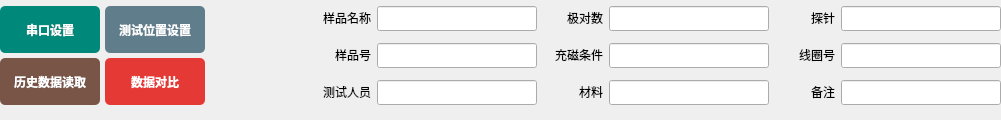
        <widget class="QWidget" name="widget_information" native="true">
         <property name="sizePolicy">
          <sizepolicy hsizetype="Preferred" vsizetype="Fixed">
           <horstretch>0</horstretch>
           <verstretch>0</verstretch>
          </sizepolicy>
         </property>
         <property name="minimumSize">
          <size>
           <width>0</width>
           <height>120</height>
          </size>
         </property>
         <property name="maximumSize">
          <size>
           <width>16777215</width>
           <height>16777215</height>
          </size>
         </property>
         <property name="font">
          <font>
           <family>Adobe 宋体 Std L</family>
          </font>
         </property>
         <property name="layoutDirection">
          <enum>Qt::LeftToRight</enum>
         </property>
         <layout class="QGridLayout" name="gridLayout">
          <property name="leftMargin">
           <number>0</number>
          </property>
          <property name="topMargin">
           <number>0</number>
          </property>
          <property name="rightMargin">
           <number>0</number>
          </property>
          <property name="bottomMargin">
           <number>7</number>
          </property>
          <item row="1" column="6">
           <widget class="QLabel" name="label_coilCode">
            <property name="sizePolicy">
             <sizepolicy hsizetype="Fixed" vsizetype="Fixed">
              <horstretch>0</horstretch>
              <verstretch>0</verstretch>
             </sizepolicy>
            </property>
            <property name="minimumSize">
             <size>
              <width>60</width>
              <height>0</height>
             </size>
            </property>
            <property name="text">
             <string>线圈号</string>
            </property>
            <property name="alignment">
             <set>Qt::AlignRight|Qt::AlignTrailing|Qt::AlignVCenter</set>
            </property>
           </widget>
          </item>
          <item row="2" column="3">
           <widget class="QLineEdit" name="lineEdit_tester">
            <property name="sizePolicy">
             <sizepolicy hsizetype="Fixed" vsizetype="Fixed">
              <horstretch>0</horstretch>
              <verstretch>0</verstretch>
             </sizepolicy>
            </property>
            <property name="minimumSize">
             <size>
              <width>160</width>
              <height>0</height>
             </size>
            </property>
            <property name="alignment">
             <set>Qt::AlignLeading|Qt::AlignLeft|Qt::AlignVCenter</set>
            </property>
           </widget>
          </item>
          <item row="1" column="1">
           <widget class="QLabel" name="label_sampleCode">
            <property name="sizePolicy">
             <sizepolicy hsizetype="Fixed" vsizetype="Fixed">
              <horstretch>0</horstretch>
              <verstretch>0</verstretch>
             </sizepolicy>
            </property>
            <property name="minimumSize">
             <size>
              <width>60</width>
              <height>0</height>
             </size>
            </property>
            <property name="text">
             <string>样品号</string>
            </property>
            <property name="alignment">
             <set>Qt::AlignRight|Qt::AlignTrailing|Qt::AlignVCenter</set>
            </property>
           </widget>
          </item>
          <item row="2" column="5">
           <widget class="QLineEdit" name="lineEdit_material">
            <property name="sizePolicy">
             <sizepolicy hsizetype="Fixed" vsizetype="Fixed">
              <horstretch>0</horstretch>
              <verstretch>0</verstretch>
             </sizepolicy>
            </property>
            <property name="minimumSize">
             <size>
              <width>160</width>
              <height>0</height>
             </size>
            </property>
            <property name="alignment">
             <set>Qt::AlignLeading|Qt::AlignLeft|Qt::AlignVCenter</set>
            </property>
           </widget>
          </item>
          <item row="0" column="1">
           <widget class="QLabel" name="label_sampleName">
            <property name="sizePolicy">
             <sizepolicy hsizetype="Fixed" vsizetype="Fixed">
              <horstretch>0</horstretch>
              <verstretch>0</verstretch>
             </sizepolicy>
            </property>
            <property name="minimumSize">
             <size>
              <width>60</width>
              <height>0</height>
             </size>
            </property>
            <property name="text">
             <string>样品名称</string>
            </property>
            <property name="alignment">
             <set>Qt::AlignRight|Qt::AlignTrailing|Qt::AlignVCenter</set>
            </property>
           </widget>
          </item>
          <item row="2" column="6">
           <widget class="QLabel" name="label_remark">
            <property name="sizePolicy">
             <sizepolicy hsizetype="Fixed" vsizetype="Fixed">
              <horstretch>0</horstretch>
              <verstretch>0</verstretch>
             </sizepolicy>
            </property>
            <property name="minimumSize">
             <size>
              <width>60</width>
              <height>0</height>
             </size>
            </property>
            <property name="text">
             <string>备注</string>
            </property>
            <property name="alignment">
             <set>Qt::AlignRight|Qt::AlignTrailing|Qt::AlignVCenter</set>
            </property>
           </widget>
          </item>
          <item row="2" column="4">
           <widget class="QLabel" name="label_matertial">
            <property name="sizePolicy">
             <sizepolicy hsizetype="Fixed" vsizetype="Fixed">
              <horstretch>0</horstretch>
              <verstretch>0</verstretch>
             </sizepolicy>
            </property>
            <property name="minimumSize">
             <size>
              <width>60</width>
              <height>0</height>
             </size>
            </property>
            <property name="text">
             <string>材料</string>
            </property>
            <property name="alignment">
             <set>Qt::AlignRight|Qt::AlignTrailing|Qt::AlignVCenter</set>
            </property>
           </widget>
          </item>
          <item row="0" column="6">
           <widget class="QLabel" name="label_probe">
            <property name="sizePolicy">
             <sizepolicy hsizetype="Fixed" vsizetype="Fixed">
              <horstretch>0</horstretch>
              <verstretch>0</verstretch>
             </sizepolicy>
            </property>
            <property name="minimumSize">
             <size>
              <width>60</width>
              <height>0</height>
             </size>
            </property>
            <property name="text">
             <string>探针</string>
            </property>
            <property name="alignment">
             <set>Qt::AlignRight|Qt::AlignTrailing|Qt::AlignVCenter</set>
            </property>
           </widget>
          </item>
          <item row="0" column="5">
           <widget class="QLineEdit" name="lineEdit_polarNum">
            <property name="sizePolicy">
             <sizepolicy hsizetype="Fixed" vsizetype="Fixed">
              <horstretch>0</horstretch>
              <verstretch>0</verstretch>
             </sizepolicy>
            </property>
            <property name="minimumSize">
             <size>
              <width>160</width>
              <height>0</height>
             </size>
            </property>
            <property name="alignment">
             <set>Qt::AlignLeading|Qt::AlignLeft|Qt::AlignVCenter</set>
            </property>
           </widget>
          </item>
          <item row="0" column="0" rowspan="3">
           <widget class="QWidget" name="widget_button" native="true">
            <property name="minimumSize">
             <size>
              <width>100</width>
              <height>0</height>
             </size>
            </property>
            <layout class="QGridLayout" name="gridLayout_2">
             <property name="leftMargin">
              <number>0</number>
             </property>
             <property name="topMargin">
              <number>0</number>
             </property>
             <property name="rightMargin">
              <number>0</number>
             </property>
             <property name="bottomMargin">
              <number>0</number>
             </property>
             <property name="spacing">
              <number>5</number>
             </property>
             <item row="1" column="1">
              <widget class="QPushButton" name="pushButton_measure_compare">
               <property name="sizePolicy">
                <sizepolicy hsizetype="Maximum" vsizetype="Preferred">
                 <horstretch>0</horstretch>
                 <verstretch>0</verstretch>
                </sizepolicy>
               </property>
               <property name="minimumSize">
                <size>
                 <width>100</width>
                 <height>0</height>
                </size>
               </property>
               <property name="maximumSize">
                <size>
                 <width>400</width>
                 <height>16777215</height>
                </size>
               </property>
               <property name="styleSheet">
                <string notr="true">QPushButton { background-color: #E53935; color: white; font-weight: bold; border-radius: 5px; } QPushButton:hover { background-color: #EF5350; }</string>
               </property>
               <property name="text">
                <string>数据对比</string>
               </property>
              </widget>
             </item>
             <item row="0" column="1">
              <widget class="QPushButton" name="pushButton_measure_setting">
               <property name="sizePolicy">
                <sizepolicy hsizetype="Maximum" vsizetype="Preferred">
                 <horstretch>0</horstretch>
                 <verstretch>0</verstretch>
                </sizepolicy>
               </property>
               <property name="minimumSize">
                <size>
                 <width>100</width>
                 <height>0</height>
                </size>
               </property>
               <property name="maximumSize">
                <size>
                 <width>400</width>
                 <height>16777215</height>
                </size>
               </property>
               <property name="styleSheet">
                <string notr="true">QPushButton { background-color: #607D8B; color: white; font-weight: bold; border-radius: 5px; } QPushButton:hover { background-color: #78909C; }</string>
               </property>
               <property name="text">
                <string>测试位置设置</string>
               </property>
              </widget>
             </item>
             <item row="0" column="0">
              <widget class="QPushButton" name="pushButton_measure_serial">
               <property name="sizePolicy">
                <sizepolicy hsizetype="Maximum" vsizetype="Preferred">
                 <horstretch>0</horstretch>
                 <verstretch>0</verstretch>
                </sizepolicy>
               </property>
               <property name="minimumSize">
                <size>
                 <width>100</width>
                 <height>0</height>
                </size>
               </property>
               <property name="maximumSize">
                <size>
                 <width>400</width>
                 <height>16777215</height>
                </size>
               </property>
               <property name="styleSheet">
                <string notr="true">QPushButton { background-color: #00897B; color: white; font-weight: bold; border-radius: 5px; } QPushButton:hover { background-color: #4DB6AC; }</string>
               </property>
               <property name="text">
                <string>串口设置</string>
               </property>
              </widget>
             </item>
             <item row="1" column="0">
              <widget class="QPushButton" name="pushButton_measure_history">
               <property name="sizePolicy">
                <sizepolicy hsizetype="Maximum" vsizetype="Preferred">
                 <horstretch>0</horstretch>
                 <verstretch>0</verstretch>
                </sizepolicy>
               </property>
               <property name="minimumSize">
                <size>
                 <width>100</width>
                 <height>0</height>
                </size>
               </property>
               <property name="maximumSize">
                <size>
                 <width>400</width>
                 <height>16777215</height>
                </size>
               </property>
               <property name="styleSheet">
                <string notr="true">QPushButton { background-color: #795548; color: white; font-weight: bold; border-radius: 5px; } QPushButton:hover { background-color: #8D6E63; }</string>
               </property>
               <property name="text">
                <string>历史数据读取</string>
               </property>
              </widget>
             </item>
             <item row="0" column="2" rowspan="2">
              <spacer name="horizontalSpacer_2">
               <property name="orientation">
                <enum>Qt::Horizontal</enum>
               </property>
               <property name="sizeType">
                <enum>QSizePolicy::Maximum</enum>
               </property>
               <property name="sizeHint" stdset="0">
                <size>
                 <width>100</width>
                 <height>40</height>
                </size>
               </property>
              </spacer>
             </item>
            </layout>
           </widget>
          </item>
          <item row="2" column="7">
           <widget class="QLineEdit" name="lineEdit_remark">
            <property name="sizePolicy">
             <sizepolicy hsizetype="Fixed" vsizetype="Fixed">
              <horstretch>0</horstretch>
              <verstretch>0</verstretch>
             </sizepolicy>
            </property>
            <property name="minimumSize">
             <size>
              <width>160</width>
              <height>0</height>
             </size>
            </property>
            <property name="alignment">
             <set>Qt::AlignLeading|Qt::AlignLeft|Qt::AlignVCenter</set>
            </property>
           </widget>
          </item>
          <item row="1" column="4">
           <widget class="QLabel" name="label_magCondition">
            <property name="sizePolicy">
             <sizepolicy hsizetype="Fixed" vsizetype="Fixed">
              <horstretch>0</horstretch>
              <verstretch>0</verstretch>
             </sizepolicy>
            </property>
            <property name="minimumSize">
             <size>
              <width>60</width>
              <height>0</height>
             </size>
            </property>
            <property name="text">
             <string>充磁条件</string>
            </property>
            <property name="alignment">
             <set>Qt::AlignRight|Qt::AlignTrailing|Qt::AlignVCenter</set>
            </property>
           </widget>
          </item>
          <item row="2" column="1">
           <widget class="QLabel" name="label_tester">
            <property name="sizePolicy">
             <sizepolicy hsizetype="Fixed" vsizetype="Fixed">
              <horstretch>0</horstretch>
              <verstretch>0</verstretch>
             </sizepolicy>
            </property>
            <property name="minimumSize">
             <size>
              <width>60</width>
              <height>0</height>
             </size>
            </property>
            <property name="text">
             <string>测试人员</string>
            </property>
            <property name="alignment">
             <set>Qt::AlignRight|Qt::AlignTrailing|Qt::AlignVCenter</set>
            </property>
           </widget>
          </item>
          <item row="0" column="7">
           <widget class="QLineEdit" name="lineEdit_probe">
            <property name="sizePolicy">
             <sizepolicy hsizetype="Fixed" vsizetype="Fixed">
              <horstretch>0</horstretch>
              <verstretch>0</verstretch>
             </sizepolicy>
            </property>
            <property name="minimumSize">
             <size>
              <width>160</width>
              <height>0</height>
             </size>
            </property>
            <property name="alignment">
             <set>Qt::AlignLeading|Qt::AlignLeft|Qt::AlignVCenter</set>
            </property>
           </widget>
          </item>
          <item row="0" column="3">
           <widget class="QLineEdit" name="lineEdit_sampleName">
            <property name="sizePolicy">
             <sizepolicy hsizetype="Fixed" vsizetype="Fixed">
              <horstretch>0</horstretch>
              <verstretch>0</verstretch>
             </sizepolicy>
            </property>
            <property name="minimumSize">
             <size>
              <width>160</width>
              <height>0</height>
             </size>
            </property>
            <property name="alignment">
             <set>Qt::AlignLeading|Qt::AlignLeft|Qt::AlignVCenter</set>
            </property>
           </widget>
          </item>
          <item row="1" column="3">
           <widget class="QLineEdit" name="lineEdit_sampleCode">
            <property name="sizePolicy">
             <sizepolicy hsizetype="Fixed" vsizetype="Fixed">
              <horstretch>0</horstretch>
              <verstretch>0</verstretch>
             </sizepolicy>
            </property>
            <property name="minimumSize">
             <size>
              <width>160</width>
              <height>0</height>
             </size>
            </property>
            <property name="alignment">
             <set>Qt::AlignLeading|Qt::AlignLeft|Qt::AlignVCenter</set>
            </property>
           </widget>
          </item>
          <item row="1" column="5">
           <widget class="QLineEdit" name="lineEdit_magCondition">
            <property name="sizePolicy">
             <sizepolicy hsizetype="Fixed" vsizetype="Fixed">
              <horstretch>0</horstretch>
              <verstretch>0</verstretch>
             </sizepolicy>
            </property>
            <property name="minimumSize">
             <size>
              <width>160</width>
              <height>0</height>
             </size>
            </property>
            <property name="alignment">
             <set>Qt::AlignLeading|Qt::AlignLeft|Qt::AlignVCenter</set>
            </property>
           </widget>
          </item>
          <item row="1" column="7">
           <widget class="QLineEdit" name="lineEdit_coilCode">
            <property name="sizePolicy">
             <sizepolicy hsizetype="Fixed" vsizetype="Fixed">
              <horstretch>0</horstretch>
              <verstretch>0</verstretch>
             </sizepolicy>
            </property>
            <property name="minimumSize">
             <size>
              <width>160</width>
              <height>0</height>
             </size>
            </property>
            <property name="alignment">
             <set>Qt::AlignLeading|Qt::AlignLeft|Qt::AlignVCenter</set>
            </property>
           </widget>
          </item>
          <item row="0" column="4">
           <widget class="QLabel" name="label_polarNum">
            <property name="sizePolicy">
             <sizepolicy hsizetype="Fixed" vsizetype="Fixed">
              <horstretch>0</horstretch>
              <verstretch>0</verstretch>
             </sizepolicy>
            </property>
            <property name="minimumSize">
             <size>
              <width>60</width>
              <height>0</height>
             </size>
            </property>
            <property name="text">
             <string>极对数</string>
            </property>
            <property name="alignment">
             <set>Qt::AlignRight|Qt::AlignTrailing|Qt::AlignVCenter</set>
            </property>
           </widget>
          </item>
         </layout>
        </widget>
